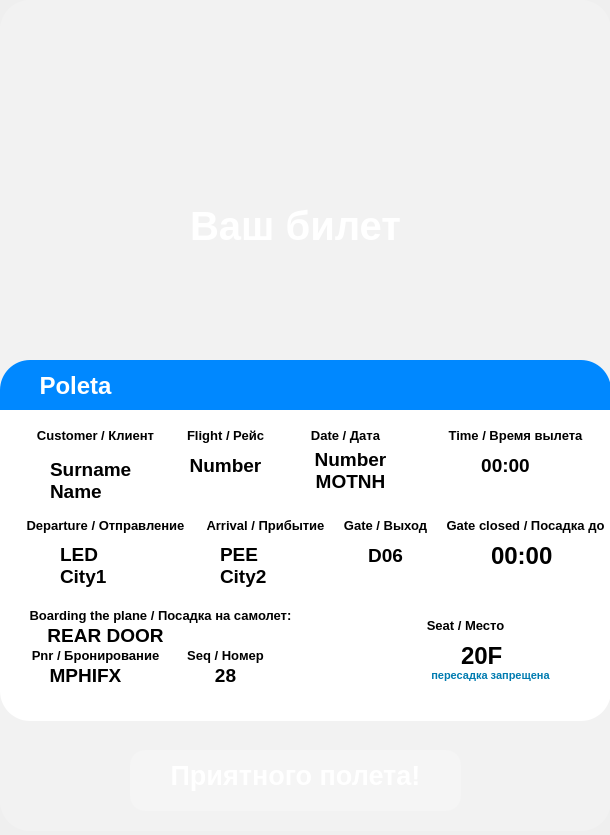
<?xml version="1.0" encoding="UTF-8"?>
<ui version="4.0">
 <class>Dialog</class>
 <widget class="QDialog" name="Dialog">
  <property name="geometry">
   <rect>
    <x>0</x>
    <y>0</y>
    <width>610</width>
    <height>835</height>
   </rect>
  </property>
  <property name="windowTitle">
   <string>Dialog</string>
  </property>
  <property name="styleSheet">
   <string notr="true">background-color: qlineargradient(
    spread: pad,
    x1: 1, y1: 1,
    x2: 0, y2: 0,
    stop: 0 rgba(0, 191, 255, 255), /* Голубой */
    stop: 0.5 rgba(0, 0, 255, 255), /* Синий */
    stop: 1 rgba(0, 191, 255, 255) /* Темно-синий (опционально) */
);
</string>
  </property>
  <widget class="QFrame" name="frame">
   <property name="geometry">
    <rect>
     <x>0</x>
     <y>0</y>
     <width>611</width>
     <height>831</height>
    </rect>
   </property>
   <property name="styleSheet">
    <string notr="true">color: white;
font-size: 16pt;
background-color: none;
border: none;


 background-color:  rgba(255, 255, 255, 0.2); /* Градиент */
                border: none; /* Убираем рамку */
                color: white; /* Цвет текста */
                padding: 20px; /* Внутренний отступ */
                font-size: 16px; /* Размер шрифта */
                border-radius: 30px; /* Закругленные углы */
padding: 25px; /* Внутренний отступ */</string>
   </property>
   <property name="frameShape">
    <enum>QFrame::Shape::StyledPanel</enum>
   </property>
   <property name="frameShadow">
    <enum>QFrame::Shadow::Raised</enum>
   </property>
   <widget class="QLabel" name="title">
    <property name="geometry">
     <rect>
      <x>60</x>
      <y>110</y>
      <width>471</width>
      <height>231</height>
     </rect>
    </property>
    <property name="font">
     <font>
      <pointsize>30</pointsize>
      <bold>true</bold>
      <underline>false</underline>
      <stylestrategy>PreferDefault</stylestrategy>
     </font>
    </property>
    <property name="styleSheet">
     <string notr="true">
font-size: 30pt;
background-color: none;
border: none;</string>
    </property>
    <property name="text">
     <string>Ваш билет</string>
    </property>
    <property name="scaledContents">
     <bool>false</bool>
    </property>
    <property name="alignment">
     <set>Qt::AlignmentFlag::AlignCenter</set>
    </property>
    <property name="wordWrap">
     <bool>false</bool>
    </property>
   </widget>
   <widget class="QFrame" name="frame_2">
    <property name="geometry">
     <rect>
      <x>0</x>
      <y>360</y>
      <width>611</width>
      <height>361</height>
     </rect>
    </property>
    <property name="styleSheet">
     <string notr="true">color: white;
background: white;</string>
    </property>
    <property name="frameShape">
     <enum>QFrame::Shape::StyledPanel</enum>
    </property>
    <property name="frameShadow">
     <enum>QFrame::Shadow::Raised</enum>
    </property>
    <widget class="QFrame" name="frame_3">
     <property name="geometry">
      <rect>
       <x>0</x>
       <y>0</y>
       <width>611</width>
       <height>141</height>
      </rect>
     </property>
     <property name="styleSheet">
      <string notr="true">color: #0088ff;
background: #0088ff;</string>
     </property>
     <property name="frameShape">
      <enum>QFrame::Shape::StyledPanel</enum>
     </property>
     <property name="frameShadow">
      <enum>QFrame::Shadow::Raised</enum>
     </property>
     <widget class="QLabel" name="name_firm">
      <property name="geometry">
       <rect>
        <x>0</x>
        <y>-10</y>
        <width>151</width>
        <height>71</height>
       </rect>
      </property>
      <property name="font">
       <font>
        <pointsize>18</pointsize>
        <bold>true</bold>
        <underline>false</underline>
        <stylestrategy>PreferDefault</stylestrategy>
       </font>
      </property>
      <property name="styleSheet">
       <string notr="true">color: white;
font-size: 18pt;
background-color: none;
border: none;</string>
      </property>
      <property name="text">
       <string>Poleta</string>
      </property>
      <property name="scaledContents">
       <bool>false</bool>
      </property>
      <property name="alignment">
       <set>Qt::AlignmentFlag::AlignCenter</set>
      </property>
      <property name="wordWrap">
       <bool>false</bool>
      </property>
     </widget>
     <widget class="QLabel" name="info_2">
      <property name="geometry">
       <rect>
        <x>0</x>
        <y>0</y>
        <width>471</width>
        <height>231</height>
       </rect>
      </property>
      <property name="font">
       <font>
        <pointsize>20</pointsize>
        <bold>true</bold>
        <underline>false</underline>
        <stylestrategy>PreferDefault</stylestrategy>
       </font>
      </property>
      <property name="styleSheet">
       <string notr="true">
font-size: 20pt;
background-color: none;
border: none;</string>
      </property>
      <property name="text">
       <string>Приятного полета!</string>
      </property>
      <property name="scaledContents">
       <bool>false</bool>
      </property>
      <property name="alignment">
       <set>Qt::AlignmentFlag::AlignCenter</set>
      </property>
      <property name="wordWrap">
       <bool>false</bool>
      </property>
     </widget>
    </widget>
    <widget class="QFrame" name="frame_4">
     <property name="geometry">
      <rect>
       <x>-10</x>
       <y>50</y>
       <width>621</width>
       <height>281</height>
      </rect>
     </property>
     <property name="styleSheet">
      <string notr="true">color: white;
background: white;
border-radius: 0px; /* Закругленные углы */</string>
     </property>
     <property name="frameShape">
      <enum>QFrame::Shape::StyledPanel</enum>
     </property>
     <property name="frameShadow">
      <enum>QFrame::Shadow::Raised</enum>
     </property>
     <widget class="QLabel" name="title_3">
      <property name="geometry">
       <rect>
        <x>20</x>
        <y>-10</y>
        <width>171</width>
        <height>71</height>
       </rect>
      </property>
      <property name="font">
       <font>
        <pointsize>10</pointsize>
        <bold>true</bold>
        <underline>false</underline>
        <stylestrategy>PreferDefault</stylestrategy>
       </font>
      </property>
      <property name="styleSheet">
       <string notr="true">color: black;
font-size: 10pt;
background-color: none;
border: none;</string>
      </property>
      <property name="text">
       <string>Customer / Клиент</string>
      </property>
      <property name="scaledContents">
       <bool>false</bool>
      </property>
      <property name="alignment">
       <set>Qt::AlignmentFlag::AlignCenter</set>
      </property>
      <property name="wordWrap">
       <bool>false</bool>
      </property>
     </widget>
     <widget class="QLabel" name="title_4">
      <property name="geometry">
       <rect>
        <x>150</x>
        <y>-10</y>
        <width>171</width>
        <height>71</height>
       </rect>
      </property>
      <property name="font">
       <font>
        <pointsize>10</pointsize>
        <bold>true</bold>
        <underline>false</underline>
        <stylestrategy>PreferDefault</stylestrategy>
       </font>
      </property>
      <property name="styleSheet">
       <string notr="true">color: black;
font-size: 10pt;
background-color: none;
border: none;</string>
      </property>
      <property name="text">
       <string>Flight / Рейс</string>
      </property>
      <property name="scaledContents">
       <bool>false</bool>
      </property>
      <property name="alignment">
       <set>Qt::AlignmentFlag::AlignCenter</set>
      </property>
      <property name="wordWrap">
       <bool>false</bool>
      </property>
     </widget>
     <widget class="QLabel" name="title_5">
      <property name="geometry">
       <rect>
        <x>270</x>
        <y>-10</y>
        <width>171</width>
        <height>71</height>
       </rect>
      </property>
      <property name="font">
       <font>
        <pointsize>10</pointsize>
        <bold>true</bold>
        <underline>false</underline>
        <stylestrategy>PreferDefault</stylestrategy>
       </font>
      </property>
      <property name="styleSheet">
       <string notr="true">color: black;
font-size: 10pt;
background-color: none;
border: none;</string>
      </property>
      <property name="text">
       <string>Date / Дата</string>
      </property>
      <property name="scaledContents">
       <bool>false</bool>
      </property>
      <property name="alignment">
       <set>Qt::AlignmentFlag::AlignCenter</set>
      </property>
      <property name="wordWrap">
       <bool>false</bool>
      </property>
     </widget>
     <widget class="QLabel" name="title_6">
      <property name="geometry">
       <rect>
        <x>430</x>
        <y>-10</y>
        <width>191</width>
        <height>71</height>
       </rect>
      </property>
      <property name="font">
       <font>
        <pointsize>10</pointsize>
        <bold>true</bold>
        <underline>false</underline>
        <stylestrategy>PreferDefault</stylestrategy>
       </font>
      </property>
      <property name="styleSheet">
       <string notr="true">color: black;
font-size: 10pt;
background-color: none;
border: none;</string>
      </property>
      <property name="text">
       <string>Time / Время вылета</string>
      </property>
      <property name="scaledContents">
       <bool>false</bool>
      </property>
      <property name="alignment">
       <set>Qt::AlignmentFlag::AlignCenter</set>
      </property>
      <property name="wordWrap">
       <bool>false</bool>
      </property>
     </widget>
     <widget class="QLabel" name="number">
      <property name="geometry">
       <rect>
        <x>160</x>
        <y>20</y>
        <width>151</width>
        <height>71</height>
       </rect>
      </property>
      <property name="font">
       <font>
        <pointsize>14</pointsize>
        <bold>true</bold>
        <underline>false</underline>
        <stylestrategy>PreferDefault</stylestrategy>
       </font>
      </property>
      <property name="styleSheet">
       <string notr="true">color: black;
font-size: 14pt;
background-color: none;
border: none;</string>
      </property>
      <property name="text">
       <string>Number</string>
      </property>
      <property name="scaledContents">
       <bool>false</bool>
      </property>
      <property name="alignment">
       <set>Qt::AlignmentFlag::AlignCenter</set>
      </property>
      <property name="wordWrap">
       <bool>false</bool>
      </property>
     </widget>
     <widget class="QLabel" name="date1">
      <property name="geometry">
       <rect>
        <x>260</x>
        <y>10</y>
        <width>201</width>
        <height>101</height>
       </rect>
      </property>
      <property name="font">
       <font>
        <pointsize>14</pointsize>
        <bold>true</bold>
        <underline>false</underline>
        <stylestrategy>PreferDefault</stylestrategy>
       </font>
      </property>
      <property name="styleSheet">
       <string notr="true">color: black;
font-size: 14pt;
background-color: none;
border: none;</string>
      </property>
      <property name="text">
       <string>Number
MOTNH</string>
      </property>
      <property name="scaledContents">
       <bool>false</bool>
      </property>
      <property name="alignment">
       <set>Qt::AlignmentFlag::AlignCenter</set>
      </property>
      <property name="wordWrap">
       <bool>false</bool>
      </property>
     </widget>
     <widget class="QLabel" name="time1">
      <property name="geometry">
       <rect>
        <x>440</x>
        <y>20</y>
        <width>151</width>
        <height>71</height>
       </rect>
      </property>
      <property name="font">
       <font>
        <pointsize>14</pointsize>
        <bold>true</bold>
        <underline>false</underline>
        <stylestrategy>PreferDefault</stylestrategy>
       </font>
      </property>
      <property name="styleSheet">
       <string notr="true">color: black;
font-size: 14pt;
background-color: none;
border: none;</string>
      </property>
      <property name="text">
       <string>00:00</string>
      </property>
      <property name="scaledContents">
       <bool>false</bool>
      </property>
      <property name="alignment">
       <set>Qt::AlignmentFlag::AlignCenter</set>
      </property>
      <property name="wordWrap">
       <bool>false</bool>
      </property>
     </widget>
     <widget class="QLabel" name="title_11">
      <property name="geometry">
       <rect>
        <x>10</x>
        <y>80</y>
        <width>211</width>
        <height>71</height>
       </rect>
      </property>
      <property name="font">
       <font>
        <pointsize>10</pointsize>
        <bold>true</bold>
        <underline>false</underline>
        <stylestrategy>PreferDefault</stylestrategy>
       </font>
      </property>
      <property name="styleSheet">
       <string notr="true">color: black;
font-size: 10pt;
background-color: none;
border: none;</string>
      </property>
      <property name="text">
       <string>Departure / Отправление</string>
      </property>
      <property name="scaledContents">
       <bool>false</bool>
      </property>
      <property name="alignment">
       <set>Qt::AlignmentFlag::AlignCenter</set>
      </property>
      <property name="wordWrap">
       <bool>false</bool>
      </property>
     </widget>
     <widget class="QLabel" name="title_12">
      <property name="geometry">
       <rect>
        <x>170</x>
        <y>80</y>
        <width>211</width>
        <height>71</height>
       </rect>
      </property>
      <property name="font">
       <font>
        <pointsize>10</pointsize>
        <bold>true</bold>
        <underline>false</underline>
        <stylestrategy>PreferDefault</stylestrategy>
       </font>
      </property>
      <property name="styleSheet">
       <string notr="true">color: black;
font-size: 10pt;
background-color: none;
border: none;</string>
      </property>
      <property name="text">
       <string>Arrival / Прибытие</string>
      </property>
      <property name="scaledContents">
       <bool>false</bool>
      </property>
      <property name="alignment">
       <set>Qt::AlignmentFlag::AlignCenter</set>
      </property>
      <property name="wordWrap">
       <bool>false</bool>
      </property>
     </widget>
     <widget class="QLabel" name="title_13">
      <property name="geometry">
       <rect>
        <x>290</x>
        <y>80</y>
        <width>211</width>
        <height>71</height>
       </rect>
      </property>
      <property name="font">
       <font>
        <pointsize>10</pointsize>
        <bold>true</bold>
        <underline>false</underline>
        <stylestrategy>PreferDefault</stylestrategy>
       </font>
      </property>
      <property name="styleSheet">
       <string notr="true">color: black;
font-size: 10pt;
background-color: none;
border: none;</string>
      </property>
      <property name="text">
       <string>Gate / Выход</string>
      </property>
      <property name="scaledContents">
       <bool>false</bool>
      </property>
      <property name="alignment">
       <set>Qt::AlignmentFlag::AlignCenter</set>
      </property>
      <property name="wordWrap">
       <bool>false</bool>
      </property>
     </widget>
     <widget class="QLabel" name="title_14">
      <property name="geometry">
       <rect>
        <x>430</x>
        <y>80</y>
        <width>211</width>
        <height>71</height>
       </rect>
      </property>
      <property name="font">
       <font>
        <pointsize>10</pointsize>
        <bold>true</bold>
        <underline>false</underline>
        <stylestrategy>PreferDefault</stylestrategy>
       </font>
      </property>
      <property name="styleSheet">
       <string notr="true">color: black;
font-size: 10pt;
background-color: none;
border: none;</string>
      </property>
      <property name="text">
       <string>Gate closed / Посадка до</string>
      </property>
      <property name="scaledContents">
       <bool>false</bool>
      </property>
      <property name="alignment">
       <set>Qt::AlignmentFlag::AlignCenter</set>
      </property>
      <property name="wordWrap">
       <bool>false</bool>
      </property>
     </widget>
     <widget class="QLabel" name="city1">
      <property name="geometry">
       <rect>
        <x>40</x>
        <y>100</y>
        <width>151</width>
        <height>111</height>
       </rect>
      </property>
      <property name="font">
       <font>
        <pointsize>14</pointsize>
        <bold>true</bold>
        <underline>false</underline>
        <stylestrategy>PreferDefault</stylestrategy>
       </font>
      </property>
      <property name="styleSheet">
       <string notr="true">color: black;
font-size: 14pt;
background-color: none;
border: none;</string>
      </property>
      <property name="text">
       <string>LED
City1</string>
      </property>
      <property name="scaledContents">
       <bool>false</bool>
      </property>
      <property name="alignment">
       <set>Qt::AlignmentFlag::AlignLeading|Qt::AlignmentFlag::AlignLeft|Qt::AlignmentFlag::AlignVCenter</set>
      </property>
      <property name="wordWrap">
       <bool>false</bool>
      </property>
     </widget>
     <widget class="QLabel" name="city2">
      <property name="geometry">
       <rect>
        <x>200</x>
        <y>100</y>
        <width>151</width>
        <height>111</height>
       </rect>
      </property>
      <property name="font">
       <font>
        <pointsize>14</pointsize>
        <bold>true</bold>
        <underline>false</underline>
        <stylestrategy>PreferDefault</stylestrategy>
       </font>
      </property>
      <property name="styleSheet">
       <string notr="true">color: black;
font-size: 14pt;
background-color: none;
border: none;</string>
      </property>
      <property name="text">
       <string>PEE
City2</string>
      </property>
      <property name="scaledContents">
       <bool>false</bool>
      </property>
      <property name="alignment">
       <set>Qt::AlignmentFlag::AlignLeading|Qt::AlignmentFlag::AlignLeft|Qt::AlignmentFlag::AlignVCenter</set>
      </property>
      <property name="wordWrap">
       <bool>false</bool>
      </property>
     </widget>
     <widget class="QPushButton" name="image1">
      <property name="enabled">
       <bool>true</bool>
      </property>
      <property name="geometry">
       <rect>
        <x>430</x>
        <y>40</y>
        <width>51</width>
        <height>41</height>
       </rect>
      </property>
      <property name="font">
       <font>
        <pointsize>-1</pointsize>
       </font>
      </property>
      <property name="toolTipDuration">
       <number>-1</number>
      </property>
      <property name="styleSheet">
       <string notr="true">QPashButton {
padding: 55px; /* Внутренний отступ */
transform: rotate(90deg);
}</string>
      </property>
      <property name="text">
       <string/>
      </property>
      <property name="icon">
       <iconset>
        <normaloff>:/newPrefix/fly.png</normaloff>:/newPrefix/fly.png</iconset>
      </property>
      <property name="iconSize">
       <size>
        <width>30</width>
        <height>30</height>
       </size>
      </property>
      <property name="checkable">
       <bool>false</bool>
      </property>
      <property name="autoRepeat">
       <bool>false</bool>
      </property>
      <property name="autoDefault">
       <bool>false</bool>
      </property>
      <property name="default">
       <bool>false</bool>
      </property>
      <property name="flat">
       <bool>true</bool>
      </property>
     </widget>
     <widget class="QLabel" name="code_exit">
      <property name="geometry">
       <rect>
        <x>320</x>
        <y>110</y>
        <width>151</width>
        <height>71</height>
       </rect>
      </property>
      <property name="font">
       <font>
        <pointsize>14</pointsize>
        <bold>true</bold>
        <underline>false</underline>
        <stylestrategy>PreferDefault</stylestrategy>
       </font>
      </property>
      <property name="styleSheet">
       <string notr="true">color: black;
font-size: 14pt;
background-color: none;
border: none;</string>
      </property>
      <property name="text">
       <string>D06</string>
      </property>
      <property name="scaledContents">
       <bool>false</bool>
      </property>
      <property name="alignment">
       <set>Qt::AlignmentFlag::AlignCenter</set>
      </property>
      <property name="wordWrap">
       <bool>false</bool>
      </property>
     </widget>
     <widget class="QLabel" name="time2">
      <property name="geometry">
       <rect>
        <x>470</x>
        <y>90</y>
        <width>151</width>
        <height>111</height>
       </rect>
      </property>
      <property name="font">
       <font>
        <pointsize>18</pointsize>
        <bold>true</bold>
        <underline>false</underline>
        <stylestrategy>PreferDefault</stylestrategy>
       </font>
      </property>
      <property name="styleSheet">
       <string notr="true">color: black;
font-size: 18pt;
background-color: none;
border: none;</string>
      </property>
      <property name="text">
       <string>00:00</string>
      </property>
      <property name="scaledContents">
       <bool>false</bool>
      </property>
      <property name="alignment">
       <set>Qt::AlignmentFlag::AlignLeading|Qt::AlignmentFlag::AlignLeft|Qt::AlignmentFlag::AlignVCenter</set>
      </property>
      <property name="wordWrap">
       <bool>false</bool>
      </property>
     </widget>
     <widget class="QLabel" name="name">
      <property name="geometry">
       <rect>
        <x>30</x>
        <y>20</y>
        <width>201</width>
        <height>101</height>
       </rect>
      </property>
      <property name="font">
       <font>
        <pointsize>14</pointsize>
        <bold>true</bold>
        <underline>false</underline>
        <stylestrategy>PreferDefault</stylestrategy>
       </font>
      </property>
      <property name="styleSheet">
       <string notr="true">color: black;
font-size: 14pt;
background-color: none;
border: none;</string>
      </property>
      <property name="text">
       <string>Surname
Name</string>
      </property>
      <property name="scaledContents">
       <bool>false</bool>
      </property>
      <property name="alignment">
       <set>Qt::AlignmentFlag::AlignLeading|Qt::AlignmentFlag::AlignLeft|Qt::AlignmentFlag::AlignVCenter</set>
      </property>
      <property name="wordWrap">
       <bool>false</bool>
      </property>
     </widget>
     <widget class="QLabel" name="title_22">
      <property name="geometry">
       <rect>
        <x>10</x>
        <y>170</y>
        <width>321</width>
        <height>71</height>
       </rect>
      </property>
      <property name="font">
       <font>
        <pointsize>10</pointsize>
        <bold>true</bold>
        <underline>false</underline>
        <stylestrategy>PreferDefault</stylestrategy>
       </font>
      </property>
      <property name="styleSheet">
       <string notr="true">color: black;
font-size: 10pt;
background-color: none;
border: none;</string>
      </property>
      <property name="text">
       <string>Boarding the plane / Посадка на самолет:</string>
      </property>
      <property name="scaledContents">
       <bool>false</bool>
      </property>
      <property name="alignment">
       <set>Qt::AlignmentFlag::AlignCenter</set>
      </property>
      <property name="wordWrap">
       <bool>false</bool>
      </property>
     </widget>
     <widget class="QLabel" name="title_23">
      <property name="geometry">
       <rect>
        <x>30</x>
        <y>190</y>
        <width>171</width>
        <height>71</height>
       </rect>
      </property>
      <property name="font">
       <font>
        <pointsize>14</pointsize>
        <bold>true</bold>
        <underline>false</underline>
        <stylestrategy>PreferDefault</stylestrategy>
       </font>
      </property>
      <property name="styleSheet">
       <string notr="true">color: black;
font-size: 14pt;
background-color: none;
border: none;</string>
      </property>
      <property name="text">
       <string>REAR DOOR</string>
      </property>
      <property name="scaledContents">
       <bool>false</bool>
      </property>
      <property name="alignment">
       <set>Qt::AlignmentFlag::AlignCenter</set>
      </property>
      <property name="wordWrap">
       <bool>false</bool>
      </property>
     </widget>
     <widget class="QLabel" name="title_16">
      <property name="geometry">
       <rect>
        <x>0</x>
        <y>210</y>
        <width>211</width>
        <height>71</height>
       </rect>
      </property>
      <property name="font">
       <font>
        <pointsize>10</pointsize>
        <bold>true</bold>
        <underline>false</underline>
        <stylestrategy>PreferDefault</stylestrategy>
       </font>
      </property>
      <property name="styleSheet">
       <string notr="true">color: black;
font-size: 10pt;
background-color: none;
border: none;</string>
      </property>
      <property name="text">
       <string>Pnr / Бронирование</string>
      </property>
      <property name="scaledContents">
       <bool>false</bool>
      </property>
      <property name="alignment">
       <set>Qt::AlignmentFlag::AlignCenter</set>
      </property>
      <property name="wordWrap">
       <bool>false</bool>
      </property>
     </widget>
     <widget class="QLabel" name="code_pnr">
      <property name="geometry">
       <rect>
        <x>20</x>
        <y>230</y>
        <width>151</width>
        <height>71</height>
       </rect>
      </property>
      <property name="font">
       <font>
        <pointsize>14</pointsize>
        <bold>true</bold>
        <underline>false</underline>
        <stylestrategy>PreferDefault</stylestrategy>
       </font>
      </property>
      <property name="styleSheet">
       <string notr="true">color: black;
font-size: 14pt;
background-color: none;
border: none;</string>
      </property>
      <property name="text">
       <string>MPHIFX</string>
      </property>
      <property name="scaledContents">
       <bool>false</bool>
      </property>
      <property name="alignment">
       <set>Qt::AlignmentFlag::AlignCenter</set>
      </property>
      <property name="wordWrap">
       <bool>false</bool>
      </property>
     </widget>
     <widget class="QLabel" name="title_19">
      <property name="geometry">
       <rect>
        <x>150</x>
        <y>210</y>
        <width>171</width>
        <height>71</height>
       </rect>
      </property>
      <property name="font">
       <font>
        <pointsize>10</pointsize>
        <bold>true</bold>
        <underline>false</underline>
        <stylestrategy>PreferDefault</stylestrategy>
       </font>
      </property>
      <property name="styleSheet">
       <string notr="true">color: black;
font-size: 10pt;
background-color: none;
border: none;</string>
      </property>
      <property name="text">
       <string>Seq / Номер</string>
      </property>
      <property name="scaledContents">
       <bool>false</bool>
      </property>
      <property name="alignment">
       <set>Qt::AlignmentFlag::AlignCenter</set>
      </property>
      <property name="wordWrap">
       <bool>false</bool>
      </property>
     </widget>
     <widget class="QLabel" name="title_25">
      <property name="geometry">
       <rect>
        <x>160</x>
        <y>230</y>
        <width>151</width>
        <height>71</height>
       </rect>
      </property>
      <property name="font">
       <font>
        <pointsize>14</pointsize>
        <bold>true</bold>
        <underline>false</underline>
        <stylestrategy>PreferDefault</stylestrategy>
       </font>
      </property>
      <property name="styleSheet">
       <string notr="true">color: black;
font-size: 14pt;
background-color: none;
border: none;</string>
      </property>
      <property name="text">
       <string>28</string>
      </property>
      <property name="scaledContents">
       <bool>false</bool>
      </property>
      <property name="alignment">
       <set>Qt::AlignmentFlag::AlignCenter</set>
      </property>
      <property name="wordWrap">
       <bool>false</bool>
      </property>
     </widget>
     <widget class="QLabel" name="title_26">
      <property name="geometry">
       <rect>
        <x>390</x>
        <y>180</y>
        <width>171</width>
        <height>71</height>
       </rect>
      </property>
      <property name="font">
       <font>
        <pointsize>10</pointsize>
        <bold>true</bold>
        <underline>false</underline>
        <stylestrategy>PreferDefault</stylestrategy>
       </font>
      </property>
      <property name="styleSheet">
       <string notr="true">color: black;
font-size: 10pt;
background-color: none;
border: none;</string>
      </property>
      <property name="text">
       <string>Seat / Место</string>
      </property>
      <property name="scaledContents">
       <bool>false</bool>
      </property>
      <property name="alignment">
       <set>Qt::AlignmentFlag::AlignCenter</set>
      </property>
      <property name="wordWrap">
       <bool>false</bool>
      </property>
     </widget>
     <widget class="QLabel" name="seat">
      <property name="geometry">
       <rect>
        <x>440</x>
        <y>190</y>
        <width>151</width>
        <height>111</height>
       </rect>
      </property>
      <property name="font">
       <font>
        <pointsize>18</pointsize>
        <bold>true</bold>
        <underline>false</underline>
        <stylestrategy>PreferDefault</stylestrategy>
       </font>
      </property>
      <property name="styleSheet">
       <string notr="true">color: black;
font-size: 18pt;
background-color: none;
border: none;</string>
      </property>
      <property name="text">
       <string>20F</string>
      </property>
      <property name="scaledContents">
       <bool>false</bool>
      </property>
      <property name="alignment">
       <set>Qt::AlignmentFlag::AlignLeading|Qt::AlignmentFlag::AlignLeft|Qt::AlignmentFlag::AlignVCenter</set>
      </property>
      <property name="wordWrap">
       <bool>false</bool>
      </property>
     </widget>
     <widget class="QLabel" name="title_28">
      <property name="geometry">
       <rect>
        <x>400</x>
        <y>230</y>
        <width>201</width>
        <height>71</height>
       </rect>
      </property>
      <property name="font">
       <font>
        <pointsize>8</pointsize>
        <bold>true</bold>
        <underline>false</underline>
        <stylestrategy>PreferDefault</stylestrategy>
       </font>
      </property>
      <property name="styleSheet">
       <string notr="true">color: #007bb0;
font-size: 8pt;
background-color: none;
border: none;</string>
      </property>
      <property name="text">
       <string>пересадка запрещена</string>
      </property>
      <property name="scaledContents">
       <bool>false</bool>
      </property>
      <property name="alignment">
       <set>Qt::AlignmentFlag::AlignCenter</set>
      </property>
      <property name="wordWrap">
       <bool>false</bool>
      </property>
     </widget>
     <widget class="QPushButton" name="image2">
      <property name="enabled">
       <bool>true</bool>
      </property>
      <property name="geometry">
       <rect>
        <x>10</x>
        <y>10</y>
        <width>16</width>
        <height>231</height>
       </rect>
      </property>
      <property name="font">
       <font>
        <pointsize>-1</pointsize>
       </font>
      </property>
      <property name="toolTipDuration">
       <number>-1</number>
      </property>
      <property name="styleSheet">
       <string notr="true">QPashButton {
padding: 55px; /* Внутренний отступ */
transform: rotate(90deg);
}</string>
      </property>
      <property name="text">
       <string/>
      </property>
      <property name="icon">
       <iconset>
        <normaloff>:/newPrefix/vsd.png</normaloff>:/newPrefix/vsd.png</iconset>
      </property>
      <property name="iconSize">
       <size>
        <width>80</width>
        <height>400</height>
       </size>
      </property>
      <property name="checkable">
       <bool>false</bool>
      </property>
      <property name="autoRepeat">
       <bool>false</bool>
      </property>
      <property name="autoDefault">
       <bool>false</bool>
      </property>
      <property name="default">
       <bool>false</bool>
      </property>
      <property name="flat">
       <bool>true</bool>
      </property>
     </widget>
    </widget>
   </widget>
   <widget class="QLabel" name="info">
    <property name="geometry">
     <rect>
      <x>60</x>
      <y>660</y>
      <width>471</width>
      <height>231</height>
     </rect>
    </property>
    <property name="font">
     <font>
      <pointsize>20</pointsize>
      <bold>true</bold>
      <underline>false</underline>
      <stylestrategy>PreferDefault</stylestrategy>
     </font>
    </property>
    <property name="styleSheet">
     <string notr="true">
font-size: 20pt;
background-color: none;
border: none;</string>
    </property>
    <property name="text">
     <string>Приятного полета!</string>
    </property>
    <property name="scaledContents">
     <bool>false</bool>
    </property>
    <property name="alignment">
     <set>Qt::AlignmentFlag::AlignCenter</set>
    </property>
    <property name="wordWrap">
     <bool>false</bool>
    </property>
   </widget>
   <widget class="QPushButton" name="nextButton_2">
    <property name="geometry">
     <rect>
      <x>130</x>
      <y>750</y>
      <width>331</width>
      <height>61</height>
     </rect>
    </property>
    <property name="styleSheet">
     <string notr="true">
QPushButton {
                background-color:  rgba(255, 255, 255, 0.2); /* Градиент */
                border: none; /* Убираем рамку */
                color: white; /* Цвет текста */
                padding: 20px; /* Внутренний отступ */
                font-size: 20px; /* Размер шрифта */



                border-radius: 15px; /* Закругленные углы */
                box-shadow: 0 4px 10px rgba(0, 0, 0, 0.2); /* Тень */
                transition: background-color 0.3s, transform 0.3s; /* Плавный переход */
            }
            QPushButton:hover {
                background-color: rgba(255, 255, 255, 0.2); /* Изменение фона при наведении */
                transform: translateY(-2px); /* Подъем при наведении */
            }
            QPushButton:pressed {
                background-color: rgba(255, 255, 255, 0.1); /* Изменение фона при нажатии */
                transform: translateY(1px); /* Эффект нажатия */
            }</string>
    </property>
    <property name="text">
     <string/>
    </property>
    <property name="autoDefault">
     <bool>false</bool>
    </property>
    <property name="default">
     <bool>false</bool>
    </property>
    <property name="flat">
     <bool>false</bool>
    </property>
   </widget>
  </widget>
 </widget>
 <resources>
  <include location="Icon/icon1.qrc"/>
 </resources>
 <connections/>
</ui>
